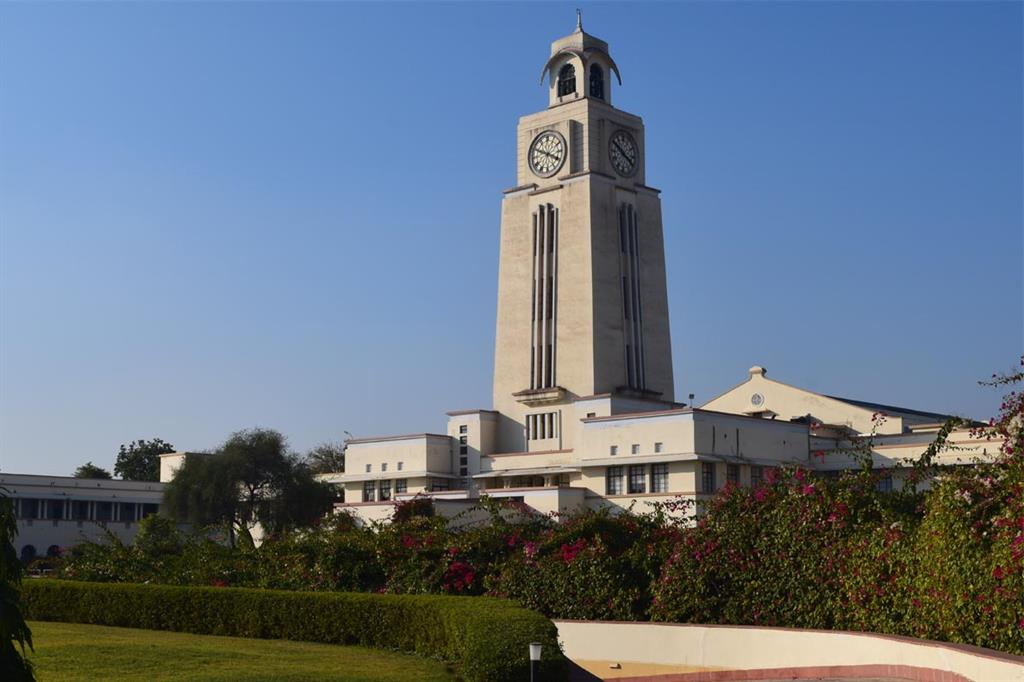
#> input picture ClockTower.jpg, 1024 x 682 px
$ jupyter execute 'Image Binning.ipynb'
#> lines starting #> are read from the running program, lines starting #| are printed output that depends on the picture
[cell 1]
import numpy as np
import matplotlib.pyplot as plt
import cv2
from PIL import Image

[cell 2]
img = cv2.imread('ClockTower.jpg')
#> img is the input picture: shape (682, 1024, 3); mean B, G, R 134, 116.9, 102.1

[cell 3]
imgn=np.asarray(Image.fromarray(img).reduce(4))
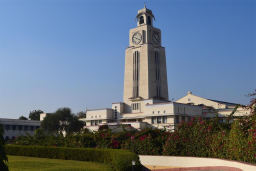
#> imgn: shape (171, 256, 3); mean B, G, R 133.7, 116.8, 102.1
imgne = cv2.cvtColor(imgn, cv2.COLOR_BGR2RGB)

plt.imshow(imgne)
